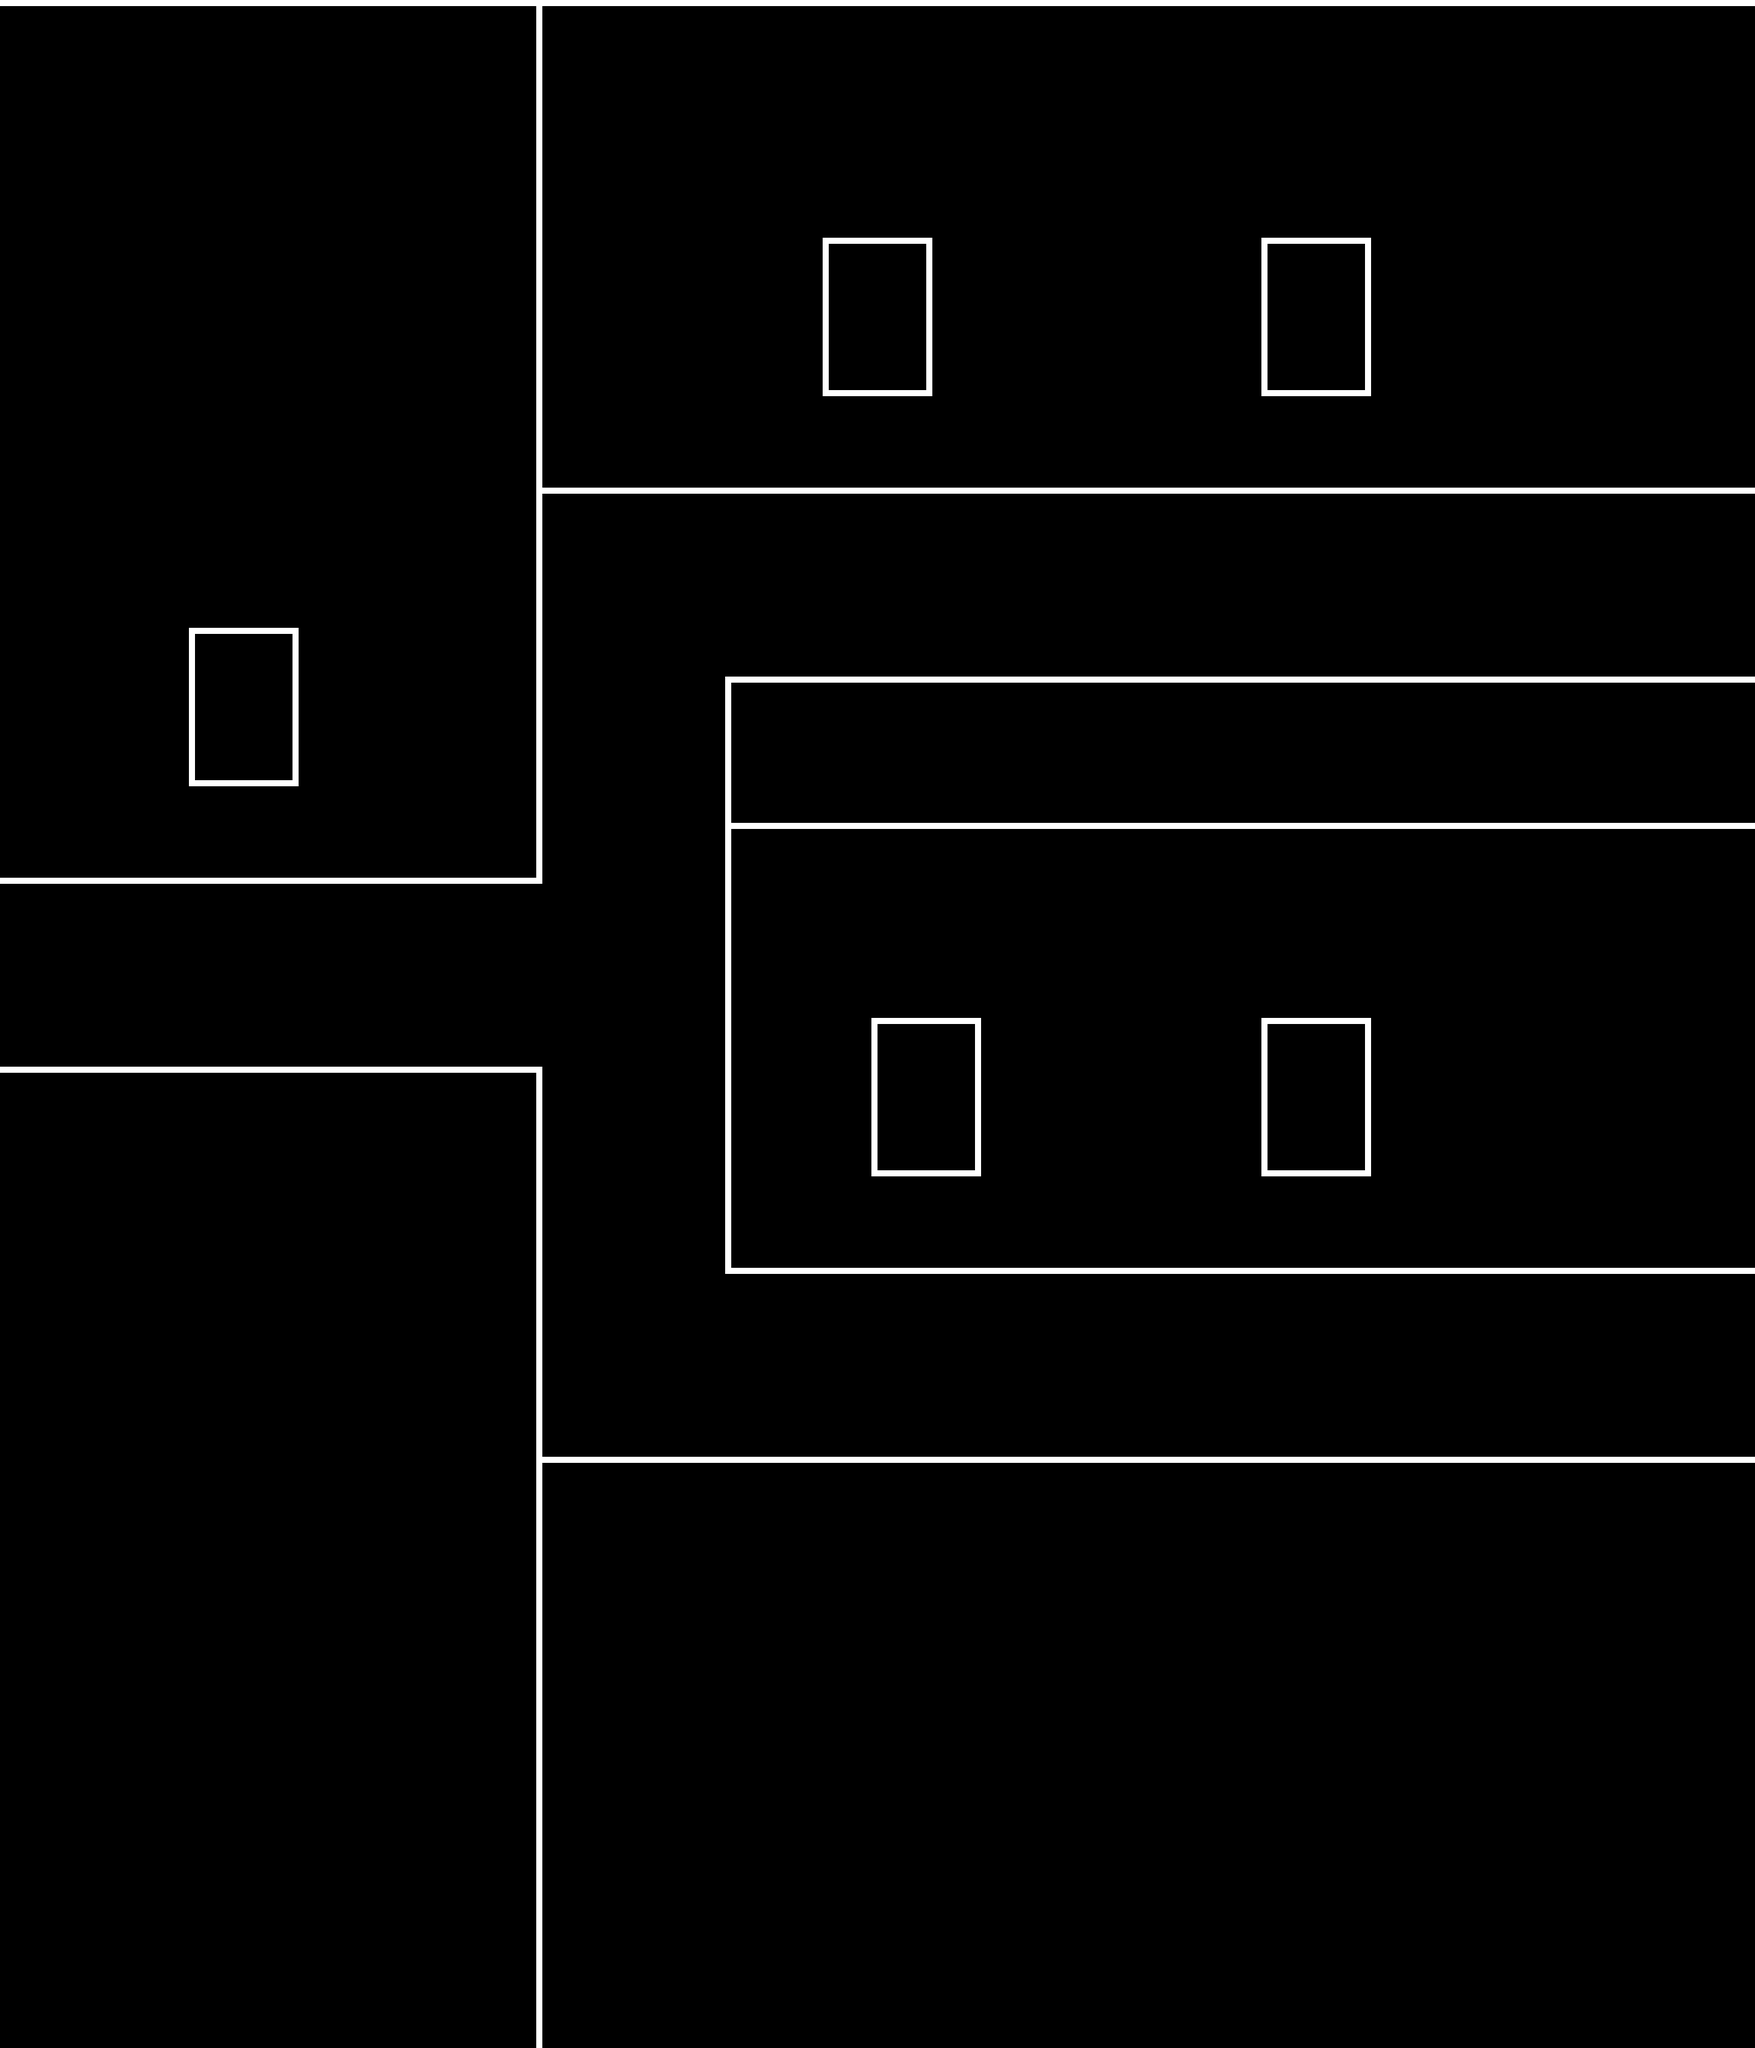

A level layout from a 2D game, rendered from its tile map. Below: a short description, then the map file with its tile-grid data intact:
An orthogonal 36x42 tile map with 80x80 px tiles, 1 tile layer (Tile Layer 1) and 12 objects (9x Wall, 3x RoomTransition).

<map version="1.2" tiledversion="1.3.1" orientation="orthogonal" renderorder="right-down" compressionlevel="0" width="36" height="42" tilewidth="80" tileheight="80" infinite="0" nextlayerid="3" nextobjectid="31">
 <tileset firstgid="1" source="Castle Bleck Tileset.tsx" />
 <layer id="1" name="Tile Layer 1" width="36" height="42">
  <data encoding="csv">
2,2,2,2,2,2,2,2,2,2,2,1,2,2,2,2,2,2,2,2,2,2,2,2,2,2,2,2,2,2,2,2,2,2,2,2,
7,7,7,7,7,7,7,7,7,7,7,6,7,7,7,7,7,7,7,7,7,7,7,7,7,7,7,7,7,7,7,7,7,7,7,7,
7,7,7,7,7,7,7,7,7,7,7,6,7,7,7,7,7,7,7,7,7,7,7,7,7,7,7,7,7,7,7,7,7,7,7,7,
7,7,7,7,7,7,7,7,7,7,7,6,7,7,7,7,7,7,7,7,7,7,7,7,7,7,7,7,7,7,7,7,7,7,7,7,
7,7,7,7,7,7,7,7,7,7,7,6,7,7,7,7,4,12,12,5,7,7,7,7,7,4,12,12,5,7,7,7,7,7,7,7,
7,7,7,7,7,7,7,7,7,7,7,6,7,7,7,7,8,0,0,6,7,7,7,7,7,8,0,0,6,7,7,7,7,7,7,7,
7,7,7,7,7,7,7,7,7,7,7,6,7,7,7,7,8,0,0,6,7,7,7,7,7,8,0,0,6,7,7,7,7,7,7,7,
7,7,7,7,7,7,7,7,7,7,7,6,7,7,7,7,8,0,0,6,7,7,7,7,7,8,0,0,6,7,7,7,7,7,7,7,
7,7,7,7,7,7,7,7,7,7,7,6,7,7,7,7,9,2,2,10,7,7,7,7,7,9,2,2,10,7,7,7,7,7,7,7,
7,7,7,7,7,7,7,7,7,7,7,6,7,7,7,7,7,7,7,7,7,7,7,7,7,7,7,7,7,7,7,7,7,7,7,7,
7,7,7,7,7,7,7,7,7,7,7,1,2,2,2,2,2,2,2,2,2,2,2,2,2,2,2,2,2,2,2,2,2,2,2,2,
7,7,7,7,7,7,7,7,7,7,7,6,7,7,7,7,7,7,7,7,7,7,7,7,7,7,7,7,7,7,7,7,7,7,7,7,
7,7,7,4,12,12,5,7,7,7,7,6,7,7,7,7,7,7,7,7,7,7,7,7,7,7,7,7,7,7,7,7,7,7,7,7,
7,7,7,8,0,0,6,7,7,7,7,6,7,7,4,12,12,12,12,12,12,12,12,12,12,12,12,12,12,12,12,12,12,12,12,12,
7,7,7,8,0,0,6,7,7,7,7,6,7,7,8,7,7,7,7,7,7,7,7,7,7,7,7,7,7,7,7,7,7,7,7,7,
7,7,7,8,0,0,6,7,7,7,7,6,7,7,8,7,7,7,7,7,7,7,7,7,7,7,7,7,7,7,7,7,7,7,7,7,
7,7,7,9,2,2,10,7,7,7,7,6,7,7,8,12,12,12,12,12,12,12,12,12,12,12,12,12,12,12,12,12,12,12,12,12,
7,7,7,7,7,7,7,7,7,7,7,6,7,7,8,7,7,7,7,7,7,7,7,7,7,7,7,7,7,7,7,7,7,7,7,7,
2,2,2,2,2,2,2,2,2,2,2,10,7,7,8,7,7,7,7,7,7,7,7,7,7,7,7,7,7,7,7,7,7,7,7,7,
7,7,7,7,7,7,7,7,7,7,7,7,7,7,8,7,7,7,7,7,7,7,7,7,7,7,7,7,7,7,7,7,7,7,7,7,
7,7,7,7,7,7,7,7,7,7,7,7,7,7,8,7,7,4,12,12,5,7,7,7,7,4,12,12,5,7,7,7,7,7,7,7,
12,12,12,12,12,12,12,12,12,12,12,5,7,7,8,7,7,8,0,0,6,7,7,7,7,8,0,0,6,7,7,7,7,7,7,7,
7,7,7,7,7,7,7,7,7,7,7,6,7,7,8,7,7,8,0,0,6,7,7,7,7,8,0,0,6,7,7,7,7,7,7,7,
7,7,7,7,7,7,7,7,7,7,7,6,7,7,8,7,7,8,0,0,6,7,7,7,7,8,0,0,6,7,7,7,7,7,7,7,
7,7,7,7,7,7,7,7,7,7,7,6,7,7,8,7,7,9,2,2,10,7,7,7,7,9,2,2,10,7,7,7,7,7,7,7,
7,7,7,7,7,7,7,7,7,7,7,6,7,7,8,7,7,7,7,7,7,7,7,7,7,7,7,7,7,7,7,7,7,7,7,7,
7,7,7,7,7,7,7,7,7,7,7,6,7,7,9,2,2,2,2,2,2,2,2,2,2,2,2,2,2,2,2,2,2,2,2,2,
7,7,7,7,7,7,7,7,7,7,7,6,7,7,7,7,7,7,7,7,7,7,7,7,7,7,7,7,7,7,7,7,7,7,7,7,
7,7,7,7,7,7,7,7,7,7,7,6,7,7,7,7,7,7,7,7,7,7,7,7,7,7,7,7,7,7,7,7,7,7,7,7,
7,7,7,7,7,7,7,7,7,7,7,11,12,12,12,12,12,12,12,12,12,12,12,12,12,12,12,12,12,12,12,12,12,12,12,12,
7,7,7,7,7,7,7,7,7,7,7,6,7,7,7,7,7,7,7,7,7,7,7,7,7,7,7,7,7,7,7,7,7,7,7,7,
7,7,7,7,7,7,7,7,7,7,7,6,7,7,7,7,7,7,7,7,7,7,7,7,7,7,7,7,7,7,7,7,7,7,7,7,
7,7,7,7,7,7,7,7,7,7,7,6,7,7,7,7,7,7,7,7,7,7,7,7,7,7,7,7,7,7,7,7,7,7,7,7,
7,7,7,7,7,7,7,7,7,7,7,6,7,7,7,7,7,7,7,7,7,7,7,7,7,7,7,7,7,7,7,7,7,7,7,7,
7,7,7,7,7,7,7,7,7,7,7,6,7,7,7,7,7,7,7,7,7,7,7,7,7,7,7,7,7,7,7,7,7,7,7,7,
7,7,7,7,7,7,7,7,7,7,7,6,7,7,7,7,7,7,7,7,7,7,7,7,7,7,7,7,7,7,7,7,7,7,7,7,
7,7,7,7,7,7,7,7,7,7,7,6,7,7,7,7,7,7,7,7,7,7,7,7,7,7,7,7,7,7,7,7,7,7,7,7,
7,7,7,7,7,7,7,7,7,7,7,6,7,7,7,7,7,7,7,7,7,7,7,7,7,7,7,7,7,7,7,7,7,7,7,7,
7,7,7,7,7,7,7,7,7,7,7,6,7,7,7,7,7,7,7,7,7,7,7,7,7,7,7,7,7,7,7,7,7,7,7,7,
7,7,7,7,7,7,7,7,7,7,7,6,7,7,7,7,7,7,7,7,7,7,7,7,7,7,7,7,7,7,7,7,7,7,7,7,
7,7,7,7,7,7,7,7,7,7,7,6,7,7,7,7,7,7,7,7,7,7,7,7,7,7,7,7,7,7,7,7,7,7,7,7,
7,7,7,7,7,7,7,7,7,7,7,6,7,7,7,7,7,7,7,7,7,7,7,7,7,7,7,7,7,7,7,7,7,7,7,7
</data>
 </layer>
 <objectgroup id="2" name="Object Layer 1">
  <properties>
   <property name="playerPosx" type="int" value="80" />
  </properties>
  <object id="1" name="Wall" x="0" y="1360" width="880" height="80" />
  <object id="2" name="Wall" x="0" y="1760" width="880" height="80" />
  <object id="3" name="Wall" x="800" y="1840" width="80" height="560" />
  <object id="4" name="Wall" x="880" y="2400" width="2000" height="80" />
  <object id="5" name="Wall" x="1200" y="2000" width="1680" height="80" />
  <object id="6" name="Wall" x="1200" y="1120" width="80" height="880" />
  <object id="7" name="Wall" x="1280" y="1120" width="1600" height="80" />
  <object id="8" name="Wall" x="880" y="720" width="2000" height="80" />
  <object id="9" name="Wall" x="800" y="800" width="80" height="560" />
  <object id="10" name="RoomTransition" x="-40" y="1440" width="40" height="320">
   <properties>
    <property name="playerPosx" type="int" value="2130" />
    <property name="playerPosy" type="int" value="1350" />
    <property name="room" value="self.game.loadCastleBleckRoom1()" />
   </properties>
  </object>
  <object id="11" name="RoomTransition" x="2880" y="800" width="40" height="320">
   <properties>
    <property name="playerPosx" type="int" value="80" />
    <property name="playerPosy" type="int" value="1020" />
    <property name="room" value="self.game.loadCastleBleckRoom3()" />
   </properties>
  </object>
  <object id="12" name="RoomTransition" x="2880" y="2080" width="40" height="320">
   <properties>
    <property name="playerPosx" type="int" value="80" />
    <property name="playerPosy" type="int" value="2150" />
    <property name="room" value="self.game.loadCastleBleckRoom4()" />
   </properties>
  </object>
 </objectgroup>
</map>
